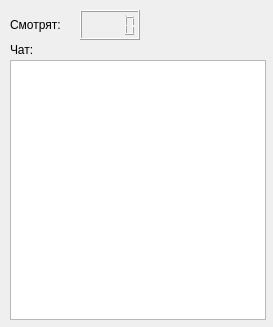
<?xml version="1.0" encoding="UTF-8"?>
<ui version="4.0">
 <class>MainWindow</class>
 <widget class="QMainWindow" name="MainWindow">
  <property name="geometry">
   <rect>
    <x>0</x>
    <y>0</y>
    <width>273</width>
    <height>327</height>
   </rect>
  </property>
  <property name="windowTitle">
   <string>MainWindow</string>
  </property>
  <widget class="QWidget" name="centralwidget">
   <widget class="QLCDNumber" name="ViewerNum">
    <property name="geometry">
     <rect>
      <x>80</x>
      <y>10</y>
      <width>60</width>
      <height>30</height>
     </rect>
    </property>
   </widget>
   <widget class="QLabel" name="label">
    <property name="geometry">
     <rect>
      <x>10</x>
      <y>10</y>
      <width>70</width>
      <height>30</height>
     </rect>
    </property>
    <property name="text">
     <string>Смотрят:</string>
    </property>
   </widget>
   <widget class="QLabel" name="label_2">
    <property name="geometry">
     <rect>
      <x>10</x>
      <y>40</y>
      <width>80</width>
      <height>20</height>
     </rect>
    </property>
    <property name="text">
     <string>Чат:</string>
    </property>
   </widget>
   <widget class="QListWidget" name="Chat">
    <property name="geometry">
     <rect>
      <x>10</x>
      <y>60</y>
      <width>256</width>
      <height>260</height>
     </rect>
    </property>
   </widget>
  </widget>
 </widget>
 <resources/>
 <connections/>
</ui>
